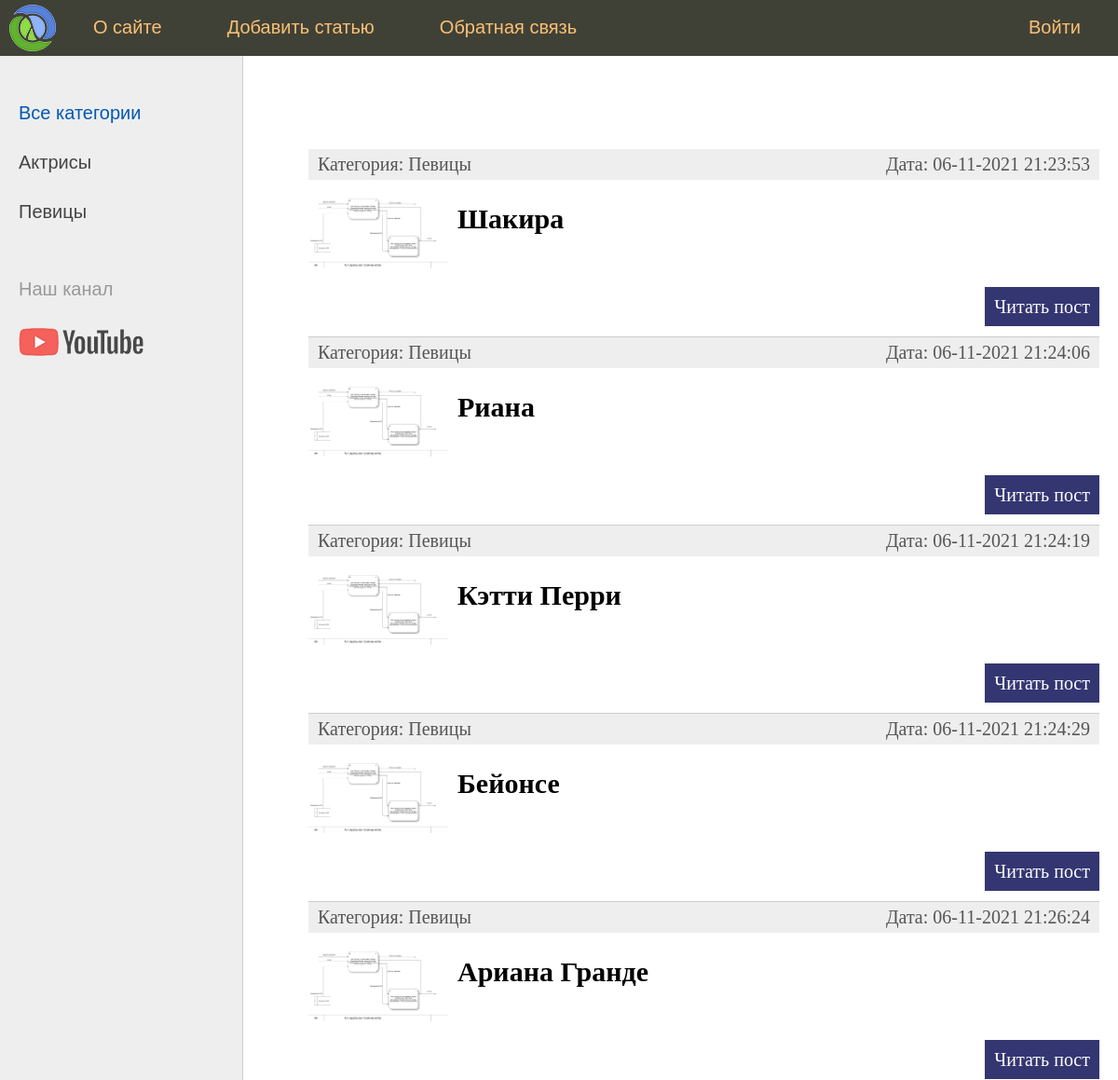
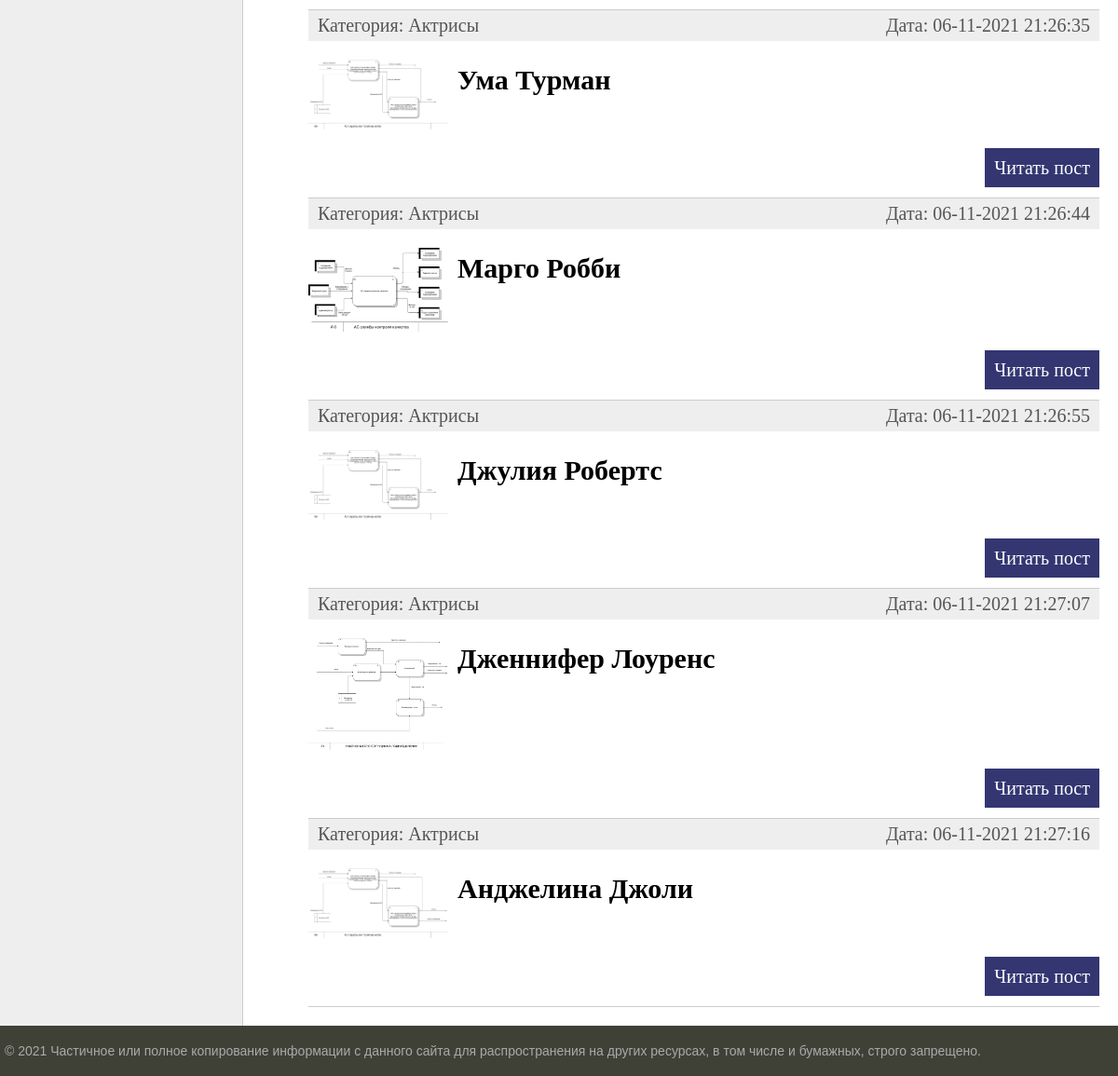
The page / on the database its author committed (2 pictures, top to bottom).
### women/models.py (models this page shows, shortened)
class Category(models.Model):
    name = models.CharField(max_length=100, db_index=True, verbose_name='Категория')
    slug = models.SlugField(max_length=255, unique=True, db_index=True, verbose_name='URL')
    def __str__(self):
        return self.name
    def get_absolute_url(self):
        return reverse('category', kwargs={'cat_id': self.id})
    class Meta:
        verbose_name = 'Категория'
        verbose_name_plural = 'Категории'
        ordering = ['name', ]

class Women(models.Model):
    title = models.CharField(max_length=255, verbose_name='Заголовок')
    slug = models.SlugField(max_length=255, unique=True, db_index=True, verbose_name='URL')
    content = models.TextField(blank=True, verbose_name='Текст статьи')
    photo = models.ImageField(upload_to='photos/%Y/%m/%d', verbose_name='Фото')
    time_create = models.DateTimeField(auto_now_add=True, verbose_name='Время создания')
    time_update = models.DateTimeField(auto_now=True, verbose_name='Время изменения')
    is_published = models.BooleanField(default=True, verbose_name='Публикация')
    cat = models.ForeignKey('Category', on_delete=models.PROTECT, verbose_name='Категория')
    def get_absolute_url(self):
        return reverse('post', kwargs={'post_slug': self.slug})
    class Meta:
        verbose_name = 'Известная женщина'
        verbose_name_plural = 'Известные женщины'
        ordering = ['time_create', 'title']

### women/views.py (the view)
# urls.py: path('', index, name='home'),
def index(request):
    posts = Women.objects.all()
    context = {
        'posts': posts,
        'menu': menu,
        'title': 'Главная страница',
        'cat_selected': 0,
    }
    return render(request, 'women/index.html', context=context)

### women/templatetags/women_tags.py (called while the page is built)
@register.inclusion_tag('women/list_categories.html')
def show_categories(sort=None, cat_selected=0):
    if not sort:
        cats = Category.objects.all()
    else:
        cats = Category.objects.order_by(sort)
    return {"cats": cats, "cat_selected": cat_selected}

### women/templates/women/index.html (shortened to what this page needs)
{% extends 'women/base.html' %}
{% block content %}
<ul class="list-articles">
    {% for p in posts %}
    <li>
        <div class="article-panel">
            <p class="first">Категория: {{ p.cat }}</p>
            <p class="last">Дата: {{ p.time_update|date:"d-m-Y H:i:s" }}</p>
        </div>
        {% if p.photo %}
        <p>
            <image class="img-article-left thumb" src="{{ p.photo }}"></image>
        </p>
        {% endif %}
        <h2>{{p.title}}</h2>
        <p class="link-read-post"><a href="{{ p.get_absolute_url }}">Читать пост</a></p>
    </li>
    {% endfor %}
</ul>
{% endblock %}

### women/templates/women/base.html (shortened to what this page needs)
{% load static %}
{% load women_tags %}
<!DOCTYPE html>
<html>
<head>
    <link type="text/css" href="{% static 'women/css/styles.css' %}" rel="stylesheet"/>
</head>
<body>
<table class="table-page" border=0 cellpadding="0" cellspacing="0">
    <tr>
        <td valign=top>
            {% block mainmenu %}
            <div class="header">
                <ul id="mainmenu" class="mainmenu">
                    <li class="logo"><a href="{% url 'home' %}">
                        <div class="logo"></div>
                    </a></li>
                    {% for m in menu %}
                    {% if not forloop.last %}
                    <li><a href="{% url m.url_name %}">{{m.title}}</a></li>
                    {% else %}
                    <li class="last"><a href="{% url m.url_name %}">{{m.title}}</a></li>
                    {% endif %}
                    {% endfor %}
                </ul>
            </div>
            {% endblock mainmenu %}
            <table class="table-content" border=0 cellpadding="0" cellspacing="0">
                <tr>
                    <td valign="top" class="left-chapters">
                        <ul id="leftchapters">
                            {% if cat_selected == 0 %}
                            <li class="selected">Все категории</li>
                            {% else %}
                            <li><a href="{% url 'home' %}">Все категории</a></li>
                            {% endif %}
                            {% show_categories 'name' cat_selected %}
                            <li class="share">
                                <p>Наш канал</p>
                                <a class="share-yt"
                                   href="https://www.youtube.com/channel/UClJzWfGWuGJL2t-3dYKcHTA/playlists"
                                   target="_blank" rel="nofollow"></a>
                            </li>
                        </ul>
                    </td>
                    <td valign="top" class="content">
                        <div class="content-text">
                            {% block content %}
                            {% endblock %}
                        </div>
                    </td>
                </tr>
            </table>
        </td>
    </tr>
    <tr>
        <td valign=top>
            <div id="footer">
                <p>&copy; 2021 Частичное или полное копирование информации с данного сайта для распространения на других
                    ресурсах, в том числе и бумажных, строго запрещено.</p>
            </div>
        </td>
    </tr>
</table>
</body>
</html>

### women/templates/women/list_categories.html
{% for c in cats %}
{% if c.pk == cat_selected %}
<li class="selected">{{ c.name }}</li>
{% else %}
<li><a href="{{ c.get_absolute_url }}">{{ c.name }}</a></li>
{% endif %}
{% endfor %}

### women/static/women/css/styles.css (style rules this page uses)
html, body { font-family: 'Arial'; margin: 0; padding: 0; height: 100%; width: 100%; color: #444; }
a { color: #0059b2; text-decoration: none; }
img { max-width: 600px; height: auto; }
img.img-article-left { max-width: 300px; height: auto; float: left; padding: 0 10px 10px 0; }
img.img-article-left.thumb { max-width: 150px; height: auto; }
p.link-read-post { text-align: right; }
p.link-read-post a { padding: 10px; min-width: 100px; background: #333671; color: #fff; text-decoration: none; }
div.article-panel { background: #eee; padding: 5px 10px 5px 10px; box-sizing border-box; overflow: hidden; color: #555; }
div.article-panel p.first { margin: 0; float: left; }
div.article-panel p.last { margin: 0; float: right; }
ul.list-articles { list-style: none; margin: 0; padding: 0; }
ul.list-articles li { border-bottom: 1px solid #ccc; }
.table-page { width: 100%; height: 100%; vertical-align: top; }
.table-page tr { height: 100%; }
.header { background: #3F4137; height: 60px; }
.logo { background: url('../images/logo.png') no-repeat 10px 5px; width: 70px; height: 60px; }
ul.mainmenu { list-style: none; margin: 0; padding: 0; height: 60px; color: #fdc073; font-size: 20px; overflow: hidden; }
ul.mainmenu li { float: left; margin: 18px 40px 0 30px; }
ul.mainmenu li.logo { margin: 0; }
ul.mainmenu li.last { float: right; }
ul.mainmenu li a { color: #fdc073; text-decoration: none; }
.table-content { width: 100%; min-height: 100%; height: 100%; }
.left-chapters { margin: 0; background: #eee; border-right: 1px solid #ccc; min-height: 100%; }
.left-chapters ul { width: 230px; min-height: 100%; margin: 0; padding: 20px 10px 10px 20px; list-style: none; font-size: 20px; }
.left-chapters ul li { margin: 30px 0 0 0; color: #999; }
.left-chapters ul li.selected { color: #0059b2; }
.left-chapters ul li a { color: #444; text-decoration: none; }
.left-chapters ul li.share { margin: 60px 0 0 0; }
.left-chapters ul li.share p { margin: 30px 0 30px 0; }
.left-chapters ul li.share a { display: inline-block; width: 40px; height: 40px; margin: 0 20px 0 0; }
.left-chapters ul li.share a.share-yt { width: 100%; height: 30px; background: url('../images/share_yt.png') no-repeat 0 0 }
.content { padding: 40px 20px 20px 40px; width: 100%; box-sizing: border-box; }
.content-text { margin: 60px 0 0 30px; color: #000; font-size: 20px; font-family: Yandex Sans Display Light; }
#footer { box-sizing: border-box; background: #3F4137; padding: 5px; color: #aaa; font-size: 14px; font-family: Verdana, Geneva, Arial, Helvetica; text-align: left; overflow: hidden; }

### rows shown on the page
Category: name "Актрисы"
Category: name "Певицы"
Women: cat "Певицы", time_update "06-11-2021 21:23:53", photo (picture), title "Шакира"
Women: cat "Певицы", time_update "06-11-2021 21:24:06", photo (picture), title "Риана"
Women: cat "Певицы", time_update "06-11-2021 21:24:19", photo (picture), title "Кэтти Перри"
Women: cat "Певицы", time_update "06-11-2021 21:24:29", photo (picture), title "Бейонсе"
Women: cat "Певицы", time_update "06-11-2021 21:26:24", photo (picture), title "Ариана Гранде"
Women: cat "Актрисы", time_update "06-11-2021 21:26:35", photo (picture), title "Ума Турман"
Women: cat "Актрисы", time_update "06-11-2021 21:26:44", photo (picture), title "Марго Робби"
Women: cat "Актрисы", time_update "06-11-2021 21:26:55", photo (picture), title "Джулия Робертс"
Women: cat "Актрисы", time_update "06-11-2021 21:27:07", photo (picture), title "Дженнифер Лоуренс"
Women: cat "Актрисы", time_update "06-11-2021 21:27:16", photo (picture), title "Анджелина Джоли"

### other values the page prints
{{ m.title }} "О сайтe" "Добавить статью" "Обратная связь"
{{ m.title }} "Войти"
